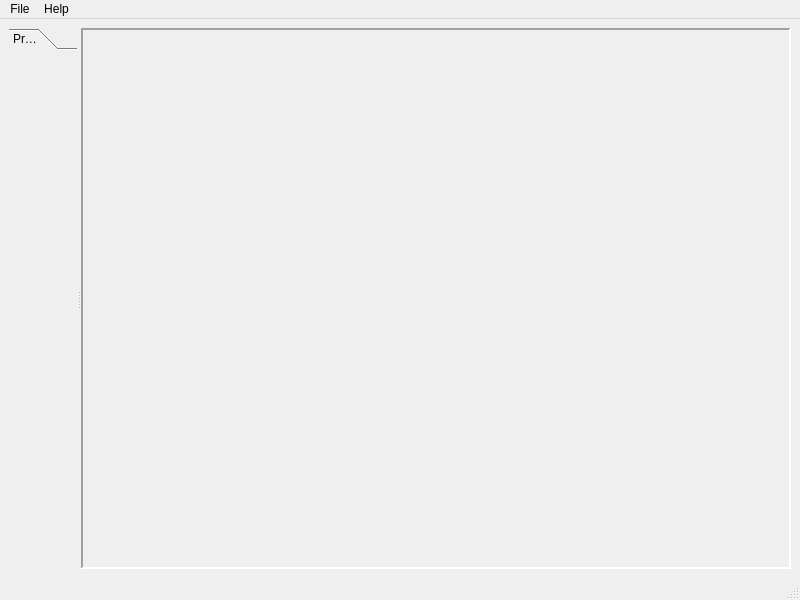
<?xml version="1.0" encoding="UTF-8"?>
<ui version="4.0">
 <class>MainWindow</class>
 <widget class="QMainWindow" name="MainWindow">
  <property name="geometry">
   <rect>
    <x>0</x>
    <y>0</y>
    <width>800</width>
    <height>600</height>
   </rect>
  </property>
  <property name="windowTitle">
   <string>IlastikShell</string>
  </property>
  <widget class="QWidget" name="centralwidget">
   <layout class="QVBoxLayout" name="verticalLayout_2">
    <item>
     <widget class="QSplitter" name="splitter">
      <property name="orientation">
       <enum>Qt::Horizontal</enum>
      </property>
      <widget class="QWidget" name="verticalLayoutWidget">
       <layout class="QVBoxLayout" name="verticalLayout">
        <item>
         <widget class="QToolBox" name="appletBar">
          <property name="currentIndex">
           <number>0</number>
          </property>
          <widget class="QWidget" name="page">
           <property name="geometry">
            <rect>
             <x>0</x>
             <y>0</y>
             <width>109</width>
             <height>233</height>
            </rect>
           </property>
           <attribute name="label">
            <string>Project</string>
           </attribute>
          </widget>
         </widget>
        </item>
        <item>
         <spacer name="verticalSpacer">
          <property name="orientation">
           <enum>Qt::Vertical</enum>
          </property>
          <property name="sizeHint" stdset="0">
           <size>
            <width>20</width>
            <height>40</height>
           </size>
          </property>
         </spacer>
        </item>
       </layout>
      </widget>
      <widget class="QStackedWidget" name="appletStack">
       <property name="sizePolicy">
        <sizepolicy hsizetype="MinimumExpanding" vsizetype="MinimumExpanding">
         <horstretch>2</horstretch>
         <verstretch>2</verstretch>
        </sizepolicy>
       </property>
       <property name="frameShape">
        <enum>QFrame::Panel</enum>
       </property>
       <property name="frameShadow">
        <enum>QFrame::Sunken</enum>
       </property>
       <property name="lineWidth">
        <number>2</number>
       </property>
       <widget class="QWidget" name="page_2"/>
      </widget>
     </widget>
    </item>
   </layout>
  </widget>
  <widget class="QMenuBar" name="menubar">
   <property name="geometry">
    <rect>
     <x>0</x>
     <y>0</y>
     <width>800</width>
     <height>25</height>
    </rect>
   </property>
   <widget class="QMenu" name="menuFile">
    <property name="title">
     <string>File</string>
    </property>
    <addaction name="actionQuit"/>
   </widget>
   <widget class="QMenu" name="menuHelp">
    <property name="title">
     <string>Help</string>
    </property>
    <addaction name="actionAbout"/>
   </widget>
   <addaction name="menuFile"/>
   <addaction name="menuHelp"/>
  </widget>
  <widget class="QStatusBar" name="statusbar"/>
  <action name="actionAbout">
   <property name="text">
    <string>About</string>
   </property>
  </action>
  <action name="actionQuit">
   <property name="text">
    <string>Quit</string>
   </property>
  </action>
 </widget>
 <resources/>
 <connections/>
</ui>
